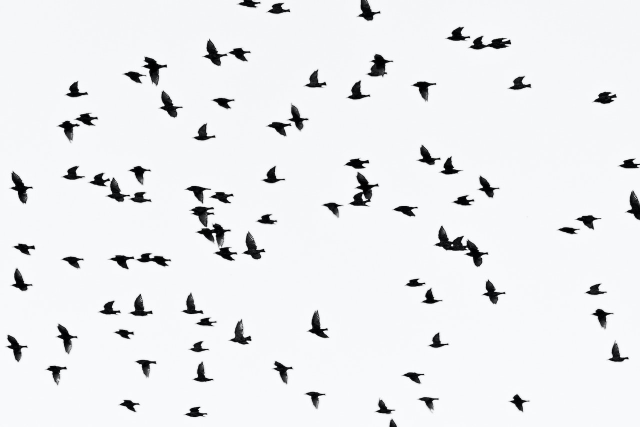
#> input picture ContourDetection/birds.jpg, 1280 x 854 px (shown at 1/2 size)
$ python main.py
#> lines starting #> are read from the running program, lines starting #| are printed output that depends on the picture; after the words box and inside, x2 and y2 are one past the last pixel; in counts of white or black regions, pixels touching at a corner belong together
import cv2

img = cv2.imread("birds.jpg")
#> img is the input picture: shape (854, 1280, 3); mean B, G, R 238.2, 236.2, 235.2
img_resized = cv2.resize(img, (1100, 680))
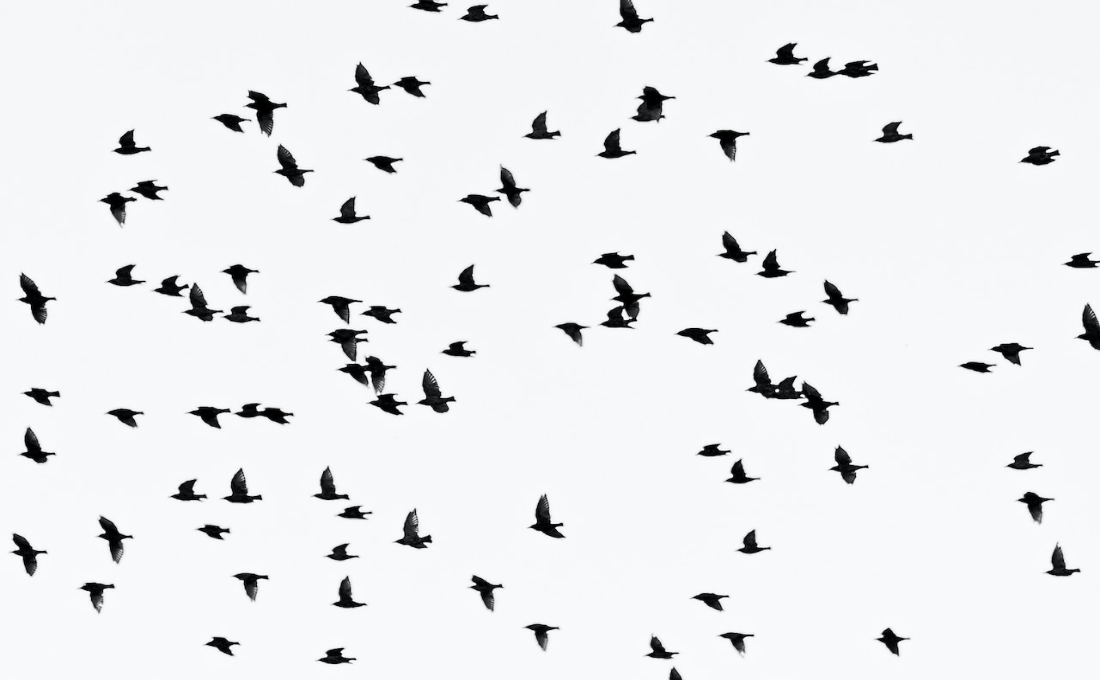
#> img_resized: shape (680, 1100, 3); mean B, G, R 238.1, 236.1, 235.2
imgGray = cv2.cvtColor(img_resized, cv2.COLOR_BGR2GRAY)
ret, thresh = cv2.threshold(imgGray, 127, 255, cv2.THRESH_BINARY_INV)
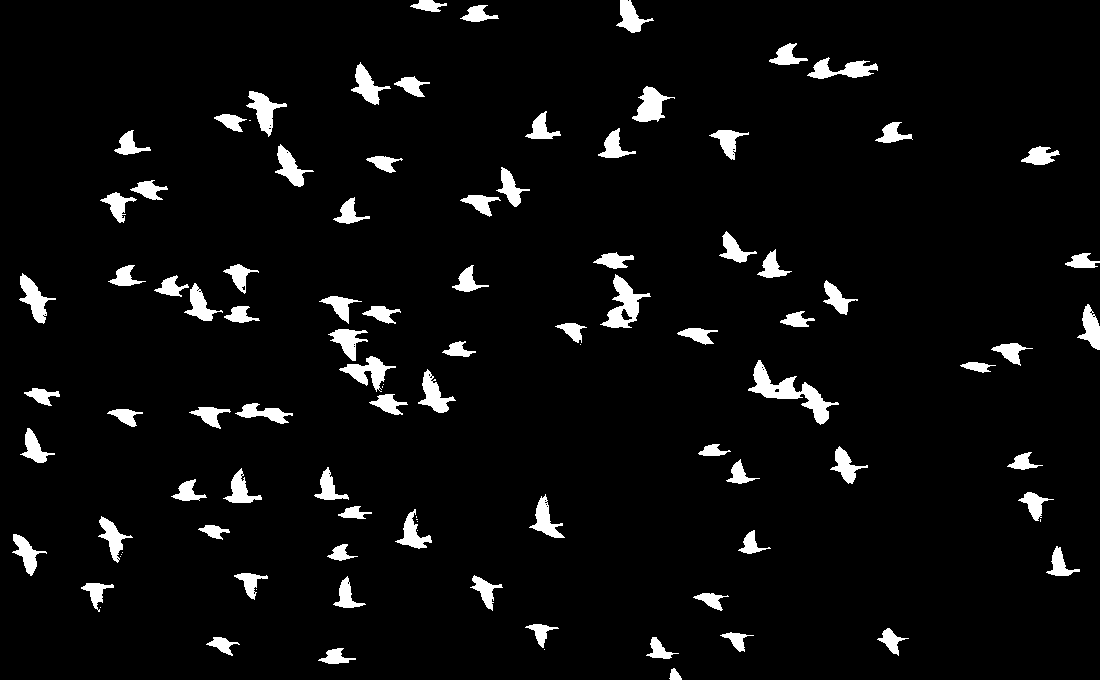
#> thresh: shape (680, 1100); 4.9% white; 99 white regions (15 under 20 px)
contours, hierarchy = cv2.findContours(thresh, cv2.RETR_TREE, cv2.CHAIN_APPROX_SIMPLE)
#> contours = 131 contours, 46 with area under 20; largest, box (x1, y1, x2, y2) and area: (748, 360, 839, 425) 1442, (600, 274, 651, 328) 1014, (632, 86, 675, 122) 692, (339, 356, 396, 392) 680, (246, 91, 287, 137) 656

for cnt in contours:
    if cv2.contourArea(cnt) > 200:
        x1, y1, w, h = cv2.boundingRect(cnt)
        cv2.rectangle(img_resized, (x1, y1), (x1+w, y1+h), (0, 255, 0), 1)
#> this loop made 131 passes
#> (x1, y1, w, h) on passes 3, 4, 5, 6, 7, 8, 10, 12, 13, 15, 16, 21: (318, 648, 38, 16), (646, 637, 33, 22), (206, 637, 34, 19), (720, 632, 34, 20), (877, 628, 32, 28), (525, 624, 34, 24), (693, 593, 36, 18), (81, 583, 33, 29), (333, 576, 33, 32), (470, 575, 33, 36), (234, 573, 34, 27), (1046, 546, 34, 30)
#> cnt on passes 2, 9, 11, 18, 19, 20: [[544, 649]], [[100, 607]], [[256, 589]], [[120, 556]], [[121, 554]], [[122, 552]]
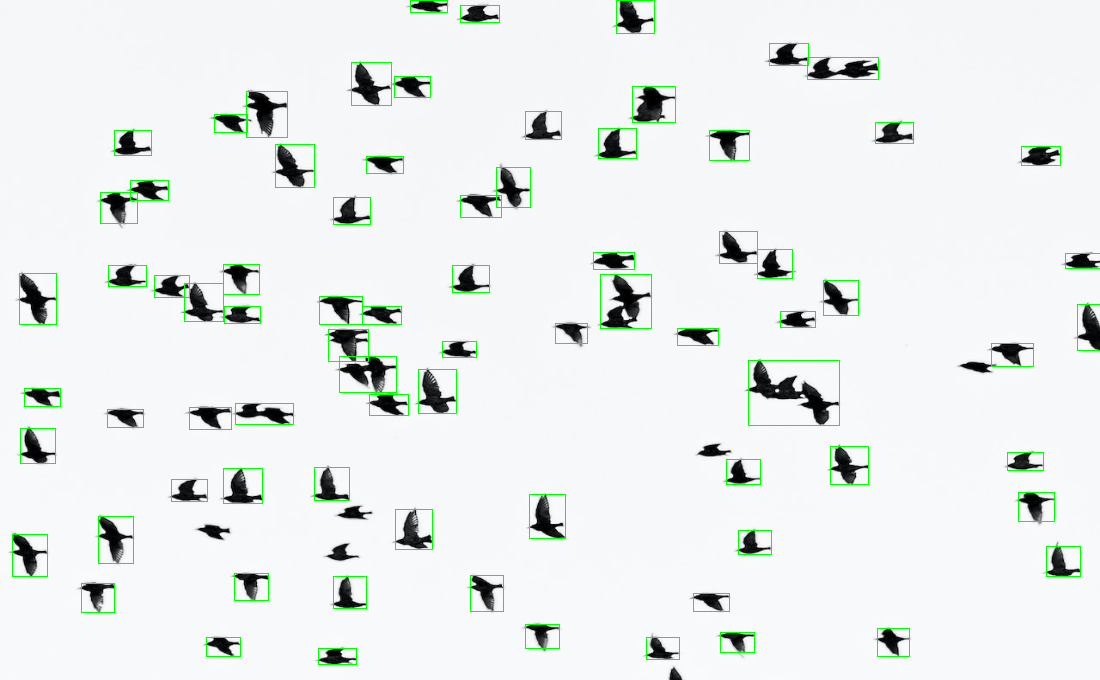
#> img_resized: shape (680, 1100, 3); 1.38% of pixels changed, all inside (x1, y1, x2, y2) = (12, 0, 1100, 665)

cv2.imshow("original", img_resized)
cv2.waitKey(0)
cv2.destroyAllWindows()
